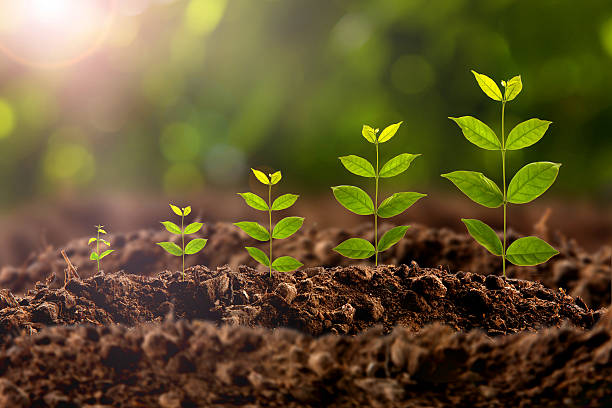
#> input picture Image_processing_study/images/plant.jpg, 612 x 408 px, found by its file name
$ python contour_start.py   (older library calls are emulated)
#> lines starting #> are read from the running program, lines starting #| are printed output that depends on the picture; after the words box and inside, x2 and y2 are one past the last pixel; in counts of white or black regions, pixels touching at a corner belong together
# For better accuracy, use binary images. So before finding contours, apply threshold or canny edge detection.
# findContours function modifies the source image. So if you want source image even after finding contours, already store it to some other variables.
# In OpenCV, finding contours is like finding white object from black background. So remember, object to be found should be white and background should be black.

import numpy as np
import cv2

def showimg(image):
    cv2.imshow("iwin",image)
    cv2.waitKey(0)
image =cv2.imread("/../images/plant.jpg",-1)
#> image is the input picture: shape (408, 612, 3); mean B, G, R 46, 84.8, 98.6
image.shape

gray = cv2.cvtColor(image,cv2.COLOR_BGR2GRAY)
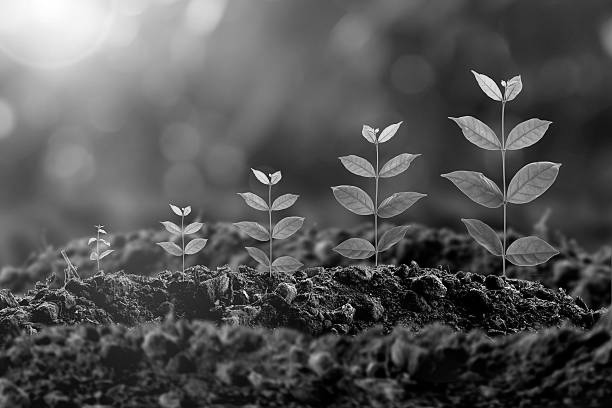
#> gray: shape (408, 612); min 0, max 255, mean 84.5

ret, thresh = cv2.threshold(gray,127,255,cv2.THRESH_BINARY)
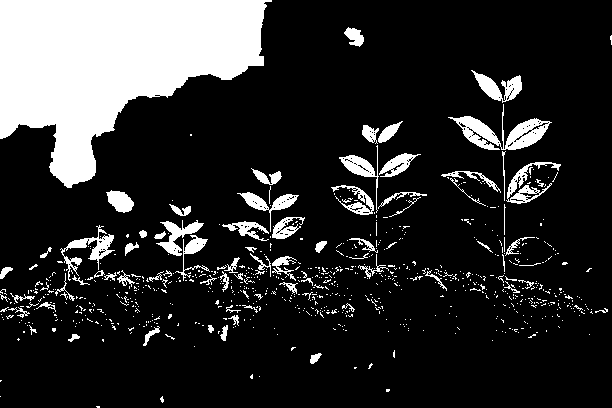
#> thresh: shape (408, 612); 17.8% white; 787 white regions (707 under 20 px)

img, contour, hierarchy = cv2.findContours(thresh, cv2.RETR_TREE,cv2.CHAIN_APPROX_SIMPLE)
#> contour = 1036 contours, 978 with area under 20; largest, box (x1, y1, x2, y2) and area: (0, 0, 272, 188) 29296, (448, 104, 552, 150) 1566, (471, 70, 522, 103) 654, (60, 225, 115, 281) 606, (506, 162, 561, 204) 603

showimg(thresh)

img_contour = cv2.drawContours(img, contour, -1, (0,255,0), 3)
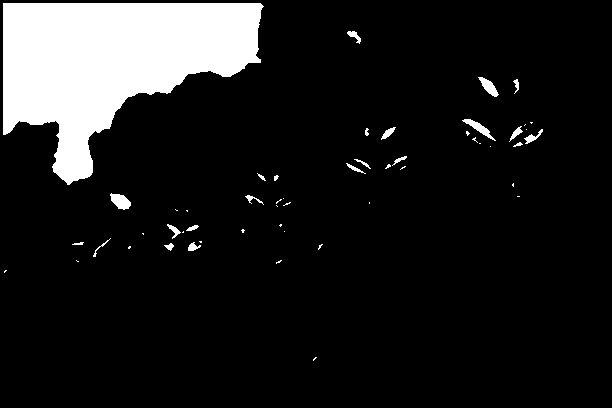
#> img_contour: shape (408, 612); 11.6% white; 53 white regions (30 under 20 px), largest, box (x1, y1, x2, y2) and area: (3, 3, 264, 185) 27152, (110, 193, 131, 210) 226, (462, 119, 496, 141) 202
showimg(img_contour)

$ run again, with Image_processing_study/images/beach.jpg copied over Image_processing_study/images/plant.jpg
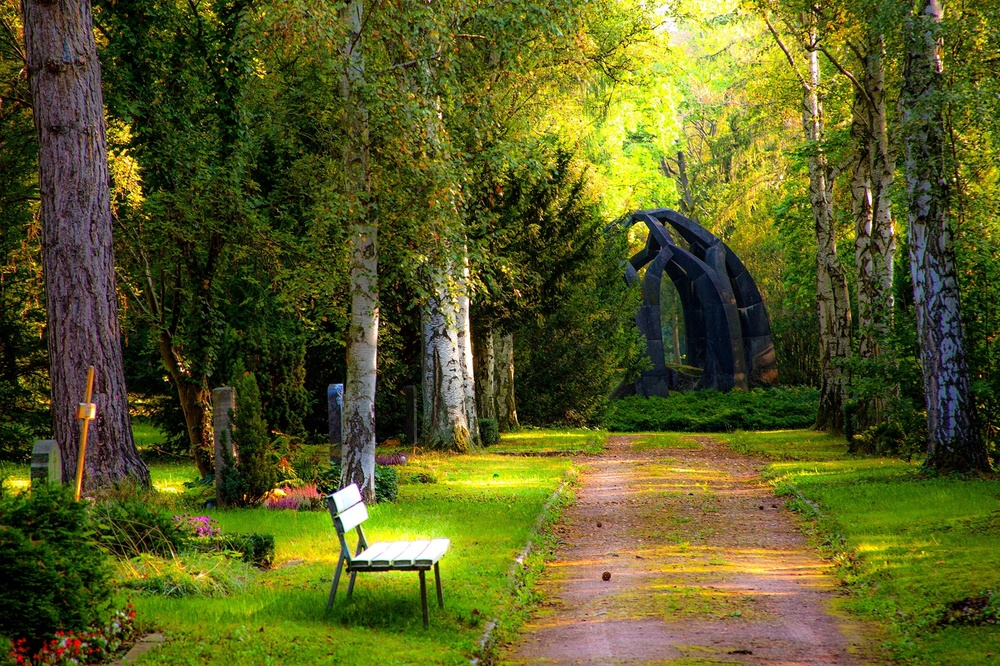
#> input picture Image_processing_study/images/beach.jpg, 1000 x 666 px, shrunk from 2000 x 1333 before the run, found by its file name
#> image is the input picture: shape (666, 1000, 3); mean B, G, R 34.7, 91.9, 88.7
#> `ret, thresh = cv2.threshold(gray,127,255,cv2.THRESH_BINARY)`:
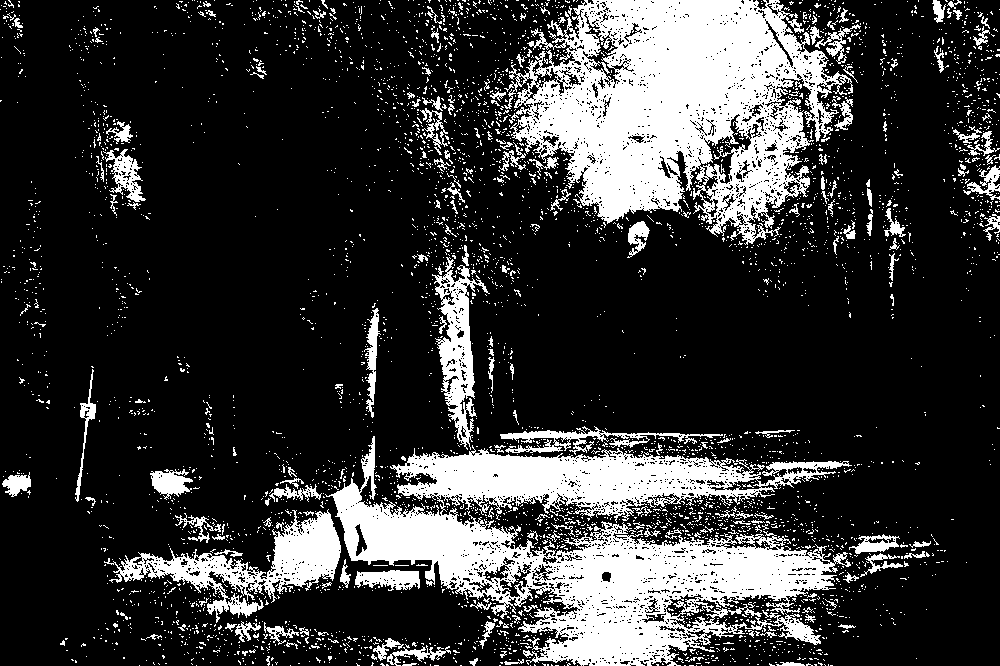
#> thresh: shape (666, 1000); 21.4% white; 4396 white regions (4203 under 20 px)
#> contour = 7781 contours, 7489 with area under 20; largest, box (x1, y1, x2, y2) and area: (325, 436, 852, 666) 55538, (504, 0, 853, 245) 52468, (104, 509, 341, 623) 7563, (432, 257, 490, 450) 4007, (500, 426, 723, 455) 1294
#> `img_contour = cv2.drawContours(img, contour, -1, (0,255,0), 3)`:
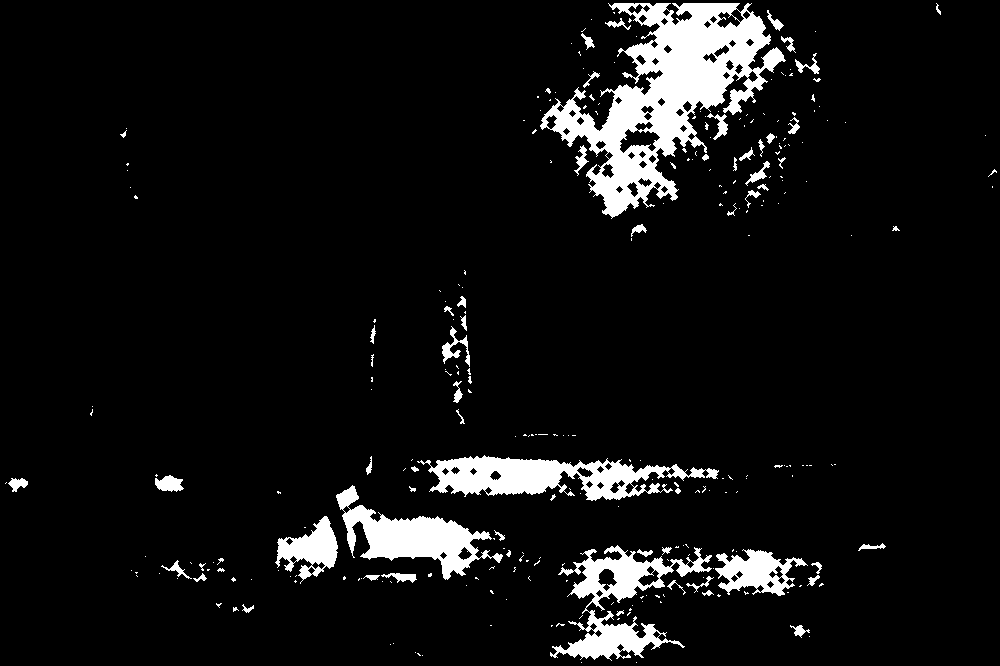
#> img_contour: shape (666, 1000); 7.1% white; 287 white regions (224 under 20 px), largest, box (x1, y1, x2, y2) and area: (540, 3, 786, 219) 19227, (417, 455, 719, 501) 6674, (550, 545, 712, 661) 5856

$ run again, with Image_processing_study/images/fall.jpg copied over Image_processing_study/images/plant.jpg
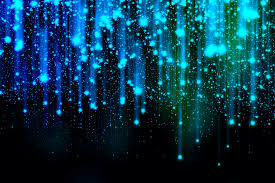
#> input picture Image_processing_study/images/fall.jpg, 275 x 183 px, found by its file name
#> image is the input picture: shape (183, 275, 3); mean B, G, R 75.8, 54.6, 4.8
#> `ret, thresh = cv2.threshold(gray,127,255,cv2.THRESH_BINARY)`:
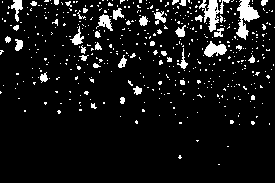
#> thresh: shape (183, 275); 7.9% white; 459 white regions (418 under 20 px)
#> contour = 466 contours, 442 with area under 20; largest, box (x1, y1, x2, y2) and area: (236, 0, 260, 40) 364, (199, 0, 230, 32) 298, (204, 41, 227, 57) 186, (96, 14, 113, 31) 110, (11, 0, 23, 22) 94
#> `img_contour = cv2.drawContours(img, contour, -1, (0,255,0), 3)`:
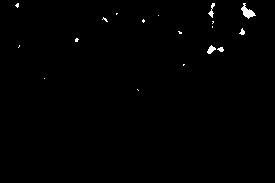
#> img_contour: shape (183, 275); 0.62% white; 18 white regions (13 under 20 px), largest, box (x1, y1, x2, y2) and area: (241, 3, 256, 19) 106, (207, 45, 216, 54) 45, (208, 3, 215, 18) 41, (239, 28, 245, 35) 24, (217, 47, 224, 52) 23
